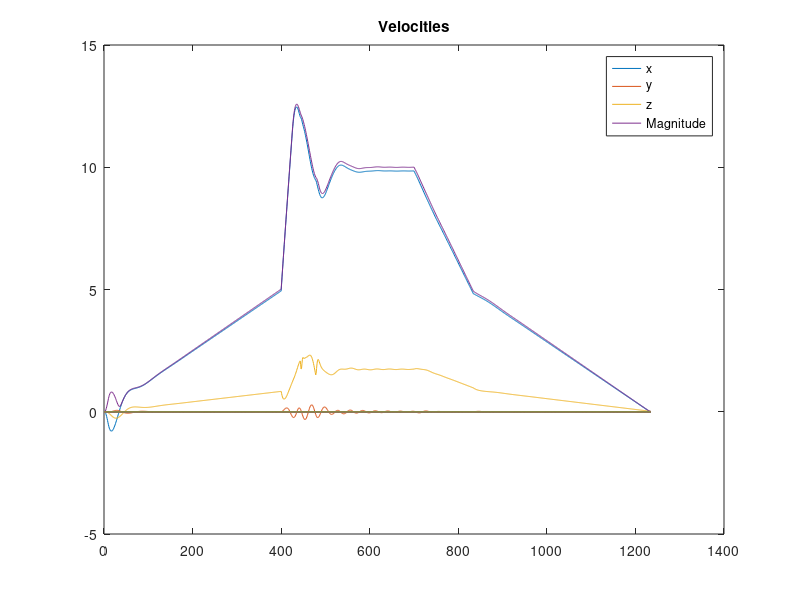
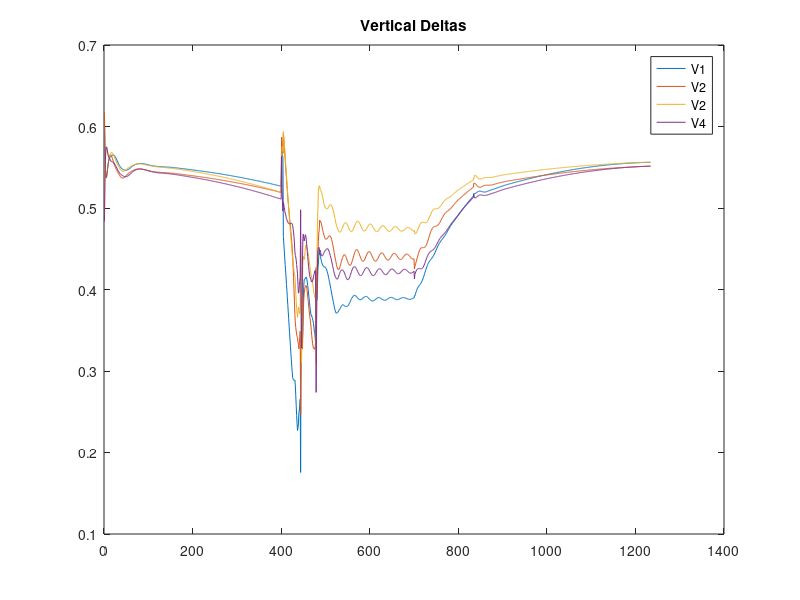
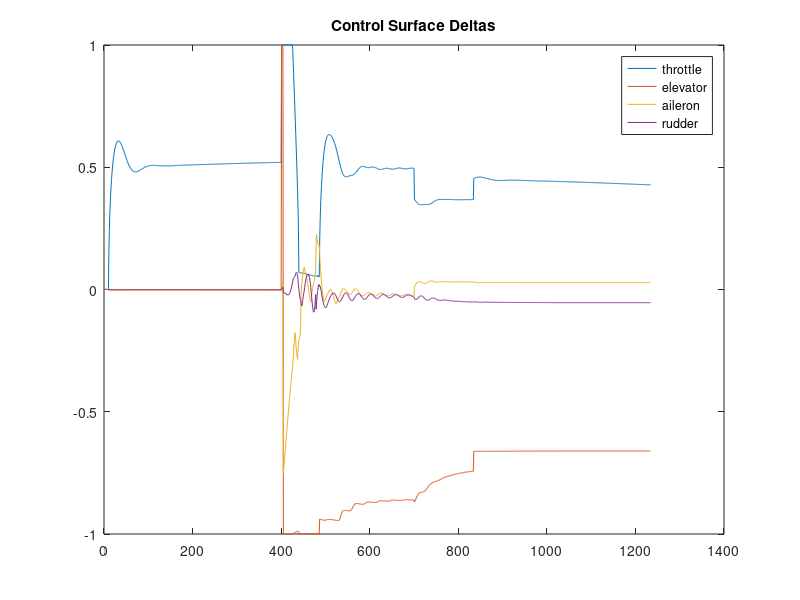
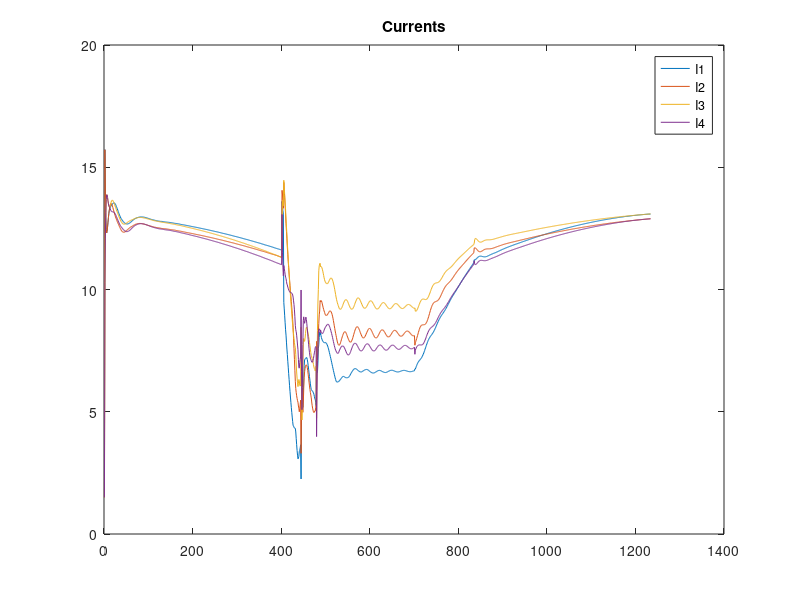

Source code (MATLAB) for these figures, in order:
deltas = csvread('deltas.csv');
totalState = csvread('TotalState.csv');
Currents = csvread('Current.csv');


%gets the magnitude of the velocity
velocities = totalState(4:6,:);
x_vel = velocities(1,:);
y_vel = velocities(2,:);
z_vel = velocities(3,:);

%iterates through and gets the magnitude of the velocities
velocitiesLength = length(velocities(1,:));
velocityMagnitude = zeros(velocitiesLength);

for i = 1:velocitiesLength
    velocityMagnitude(i) = sqrt(x_vel(i)^2 + y_vel(i)^2 + z_vel(i)^2);
end

figure(1);
plot(x_vel);
hold on;
plot(y_vel);
plot(z_vel);
plot(velocityMagnitude);
hold off;
title("Velocities");
legend('x', 'y', 'z', 'Magnitude');



figure(2);
plot(deltas(1,:));
hold on;
plot(deltas(2,:));
plot(deltas(3,:));
plot(deltas(4,:));
hold off;
title('Vertical Deltas');
legend('V1', 'V2', 'V2', 'V4');


figure(3);
plot(deltas(5,:));
hold on;
plot(deltas(6,:));
plot(deltas(7,:));
plot(deltas(8,:));
hold off;
title('Control Surface Deltas');
legend('throttle', 'elevator', 'aileron', 'rudder');



figure(4);
plot(Currents(1,:));
hold on;
plot(Currents(2,:));
plot(Currents(3,:));
plot(Currents(4,:));
hold off;
title('Currents');
legend('I1', 'I2', 'I3', 'I4');